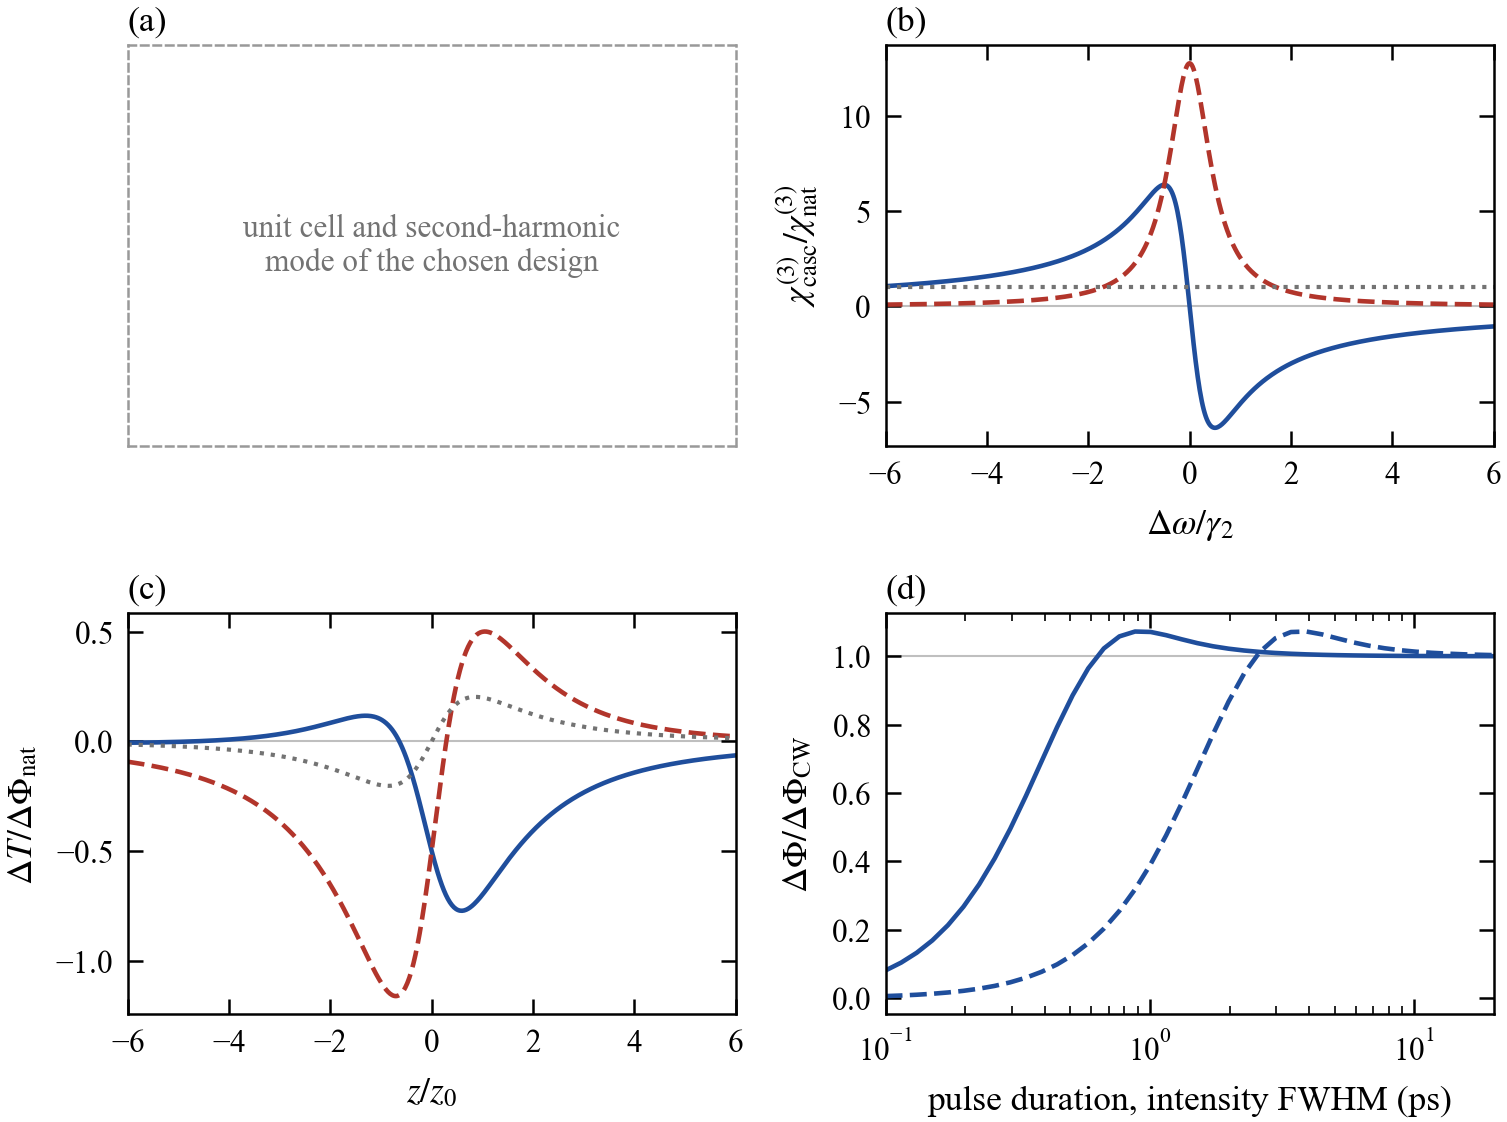

Source code (Python):
"""Fig. 4 (draft): singly resonant metasurface and the proposed Z-scan.

(a) Placeholder for the unit cell and second-harmonic mode of the chosen
    design.
(b) Real (solid) and imaginary (dashed) parts of chi_casc / chi_nat versus
    Domega / gamma2 for a design with R = 3 at |Domega| = 2 gamma2; the
    dotted line is the native susceptibility.
(c) Closed-aperture Z-scan transmission change of a thin sample,
    Delta T = [4 x DPhi - 2 (x^2+3) DPsi] / [(x^2+9)(x^2+1)], x = z/z0,
    with the refractive (DPhi) and absorptive (DPsi) phases set by
    chi_nat + chi_casc at Domega = +2 gamma2 (solid), -2 gamma2 (dashed) and
    by chi_nat alone (dotted), in units of the native phase DPhi_nat.
(d) Z-scan (I^2-weighted) nonlinear phase for Gaussian pulses relative to
    its continuous-wave value versus the pulse duration (intensity FWHM),
    at Domega = 2 gamma2 for Q2 = 1000 (solid) and 4000 (dashed), pump at
    1.55 um.  Model: cascaded_chi3/sample_pulsed.py.
"""

import numpy as np
import matplotlib.pyplot as plt

from paperstyle import (apply, WIDTH, BLUE, RED, GREY, panel_label, placeholder,
                        save)
from sample_pulsed import reduction_factors

R0 = 3.0                      # draft value of R at |Domega| = 2 gamma2
C0 = 2.99792458e8
W1 = 2 * np.pi * C0 / 1.55e-6


def chi_ratio(x):
    """chi_casc / chi_nat for R(2 gamma2) = R0, x = Domega/gamma2."""
    shape = -1.0 / (x + 0.5j)
    return shape * R0 / abs((-1.0 / (2 + 0.5j)).real)


def zscan(x, dphi, dpsi):
    return (4 * x * dphi - 2 * (x ** 2 + 3) * dpsi) / ((x ** 2 + 9) * (x ** 2 + 1))


def main():
    apply()
    fig, axs = plt.subplots(2, 2, figsize=(WIDTH, 4.0))
    (ax_a, ax_b), (ax_c, ax_d) = axs

    placeholder(ax_a, "unit cell and second-harmonic\nmode of the chosen design")
    panel_label(ax_a, "(a)")

    # (b)
    x = np.linspace(-6, 6, 601)
    c = chi_ratio(x)
    ax_b.axhline(0, color="0.75", lw=0.5, zorder=0)
    ax_b.plot(x, c.real, "-", color=BLUE)
    ax_b.plot(x, c.imag, "--", color=RED)
    ax_b.axhline(1.0, color=GREY, ls=":", lw=1.0)
    ax_b.set_xlim(-6, 6)
    ax_b.set_xlabel(r"$\Delta\omega/\gamma_2$")
    ax_b.set_ylabel(r"$\chi^{(3)}_{\mathrm{casc}}/\chi^{(3)}_{\mathrm{nat}}$")
    panel_label(ax_b, "(b)")

    # (c)
    z = np.linspace(-6, 6, 601)
    for xd, ls, col in ((2.0, "-", BLUE), (-2.0, "--", RED)):
        cr = chi_ratio(np.array([xd]))[0]
        dphi = 1.0 + cr.real
        dpsi = cr.imag
        ax_c.plot(z, zscan(z, dphi, dpsi), ls, color=col)
    ax_c.plot(z, zscan(z, 1.0, 0.0), ":", color=GREY, lw=1.0)
    ax_c.axhline(0, color="0.75", lw=0.5, zorder=0)
    ax_c.set_xlim(-6, 6)
    ax_c.set_xlabel(r"$z/z_0$")
    ax_c.set_ylabel(r"$\Delta T/\Delta\Phi_{\mathrm{nat}}$")
    panel_label(ax_c, "(c)")

    # (d)
    tau = np.logspace(-1, 1.3, 40)               # ps
    for Q2, ls in ((1000, "-"), (4000, "--")):
        g2 = 2 * W1 / Q2
        r = [reduction_factors(2.0, g2 * t * 1e-12)[0] for t in tau]
        ax_d.semilogx(tau, r, ls, color=BLUE)
    ax_d.axhline(1.0, color="0.75", lw=0.5, zorder=0)
    ax_d.set_xlabel(r"pulse duration, intensity FWHM (ps)")
    ax_d.set_ylabel(r"$\Delta\Phi/\Delta\Phi_{\mathrm{CW}}$")
    ax_d.set_xlim(tau[0], tau[-1])
    panel_label(ax_d, "(d)")

    fig.tight_layout(h_pad=0.6, w_pad=0.8)
    save(fig, "fig4_single")


if __name__ == "__main__":
    main()
